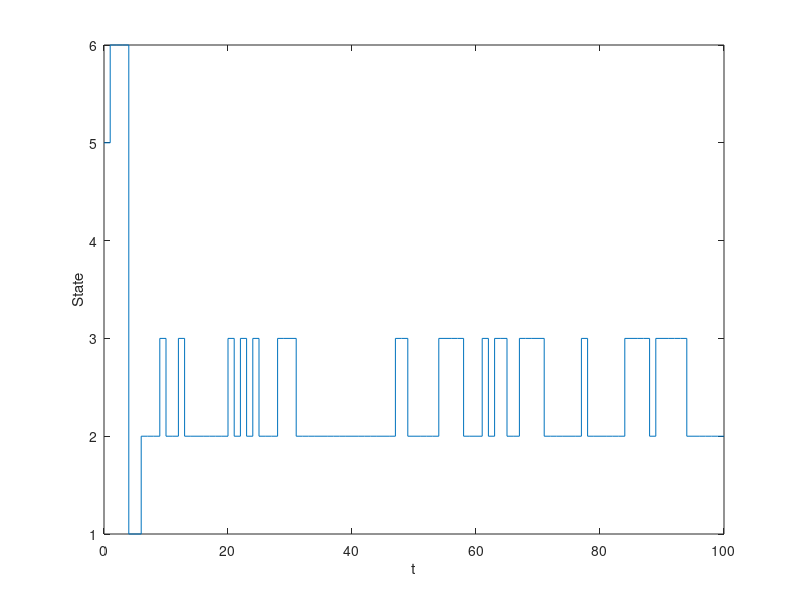

Write MATLAB code to recreate this figure.
    P0 = ones(1,6)/6;
    Tm = 101;
    A = [0.3 0.6 0.1 0   0   0;
     0   0.9 0.1 0   0   0;
     0   0.5 0.5 0   0   0;
     0   0.1 0   0.4 0.3 0.2;
     0   0   0   0.4 0.1 0.5;
     0.2 0   0   0   0   0.8];
    z = rand;
    Pos = cumsum(P0);
    k = 1;
    while z > Pos(k)
        k = k + 1;
    end
    State(1) = k;
    for ks = 2:Tm
        p = A(State(ks-1), :);
        ps = cumsum(p);
        z = rand;
        k = 1;
        while z > ps(k)
            k = k + 1;
        end
        State(ks) = k;
    end
    t = 0:Tm-1;
    figure();
    
    stairs(t, State)
xlabel('t');
    ylabel('State');
